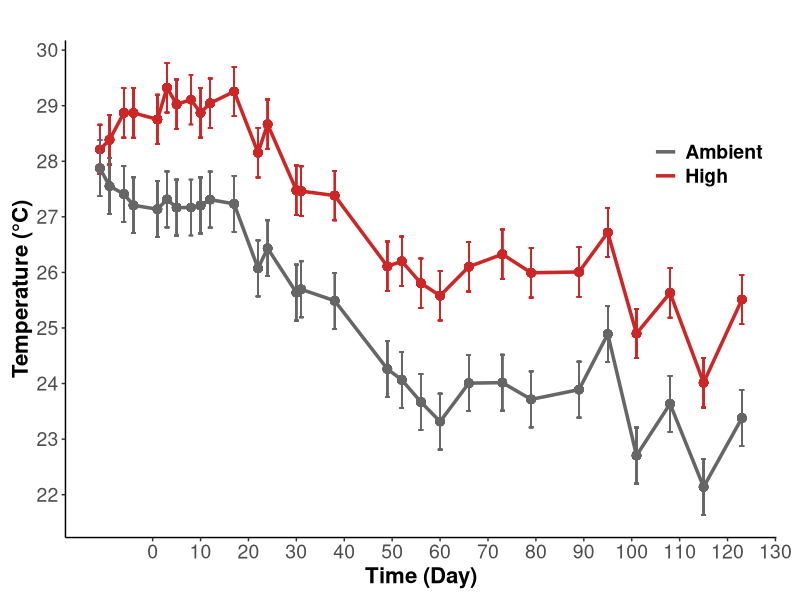
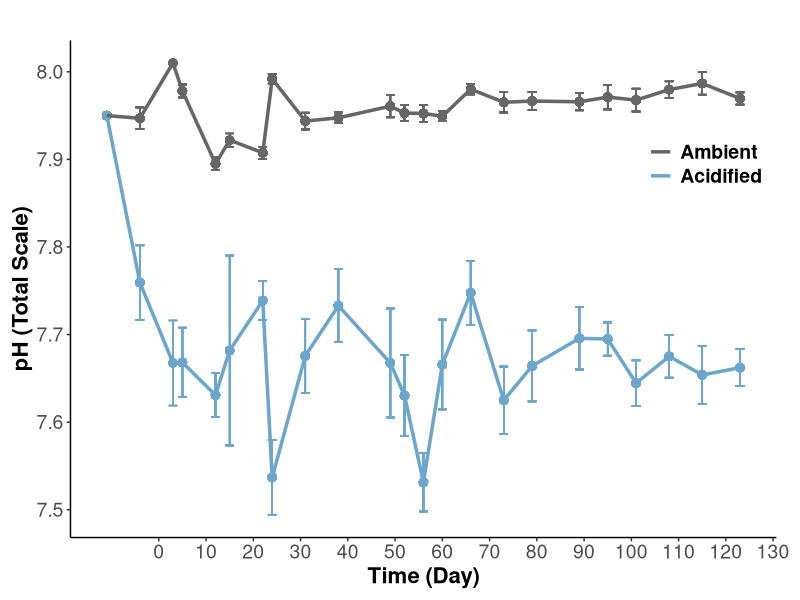
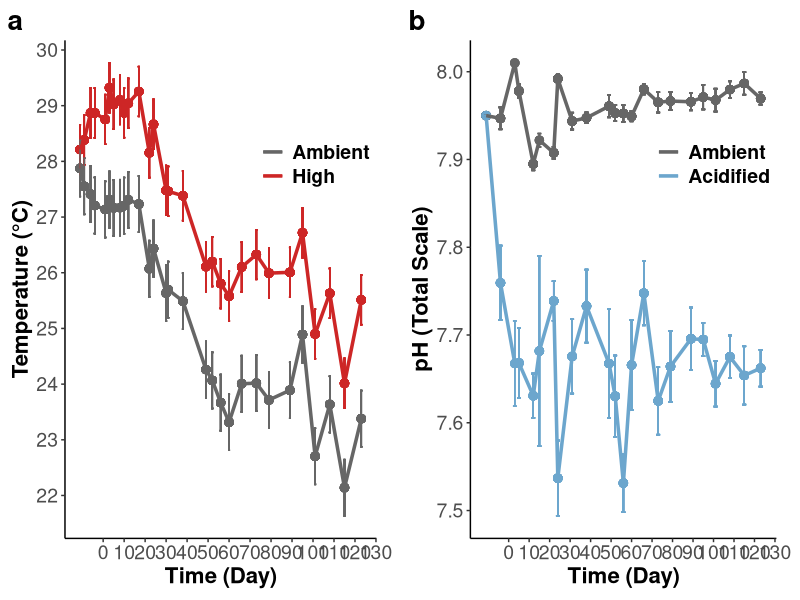

Source code (R) for these figures, in order: (Note: this script raises an error after producing the figures.)
## ---- chunk 1
rm(list=ls(all=TRUE))
results <- read.csv("Data/Urchin_ClimateChange_Data.csv", header=T, na.strings="NA")

library("tidyverse")
library("lme4") #linear mixed modeling
library("lmtest") #linear mixed modeling
library("lmerTest") #calculate p-values in models
library("car") #levenes tests
library("emmeans") #post-hoc tests
library("lsmeans") #post-hoc tests
library("plotrix") #calculate std.error
library("dplyr") 
library("cowplot") #grid plotting 
## ---- chunk 2

tempsummary<-results %>% 
  select("Day", "Temperature", "Temp") %>%
  drop_na(Temp) %>%
  group_by(Day, Temperature) %>%
  mutate(meanT = mean(Temp)) %>%
  group_by(Temperature) %>% 
  mutate(sd = sd(Temp)) %>%
  mutate(se = sd/sqrt(12)) 
  
  
tempplot<-ggplot(data=tempsummary, aes(Day, meanT, color = Temperature)) +
    geom_point(size = 2.5, show.legend=FALSE) +
    geom_errorbar(aes(ymin = meanT-se, ymax = meanT+se)) +
    geom_line(size=1.2) +
    scale_x_continuous(name="Time (Day)", breaks = seq(0,130, by = 10)) +
    scale_y_continuous(name="Temperature (°C)", breaks = seq(20,30, by = 1)) +
    scale_shape_discrete(name = NULL,
                         labels = c("Ambient", "High"))+
    scale_color_manual(name = NULL,
                       values = c("gray40", "firebrick3"),
                       labels = c("Ambient", "High")) +
    ggtitle("")+
    theme_classic() +
    theme(plot.margin=unit(c(0.3,0.6,0.3,0.3), "cm"))+
    theme(legend.margin = margin(0), 
          legend.position = c(.98,.8), 
          legend.justification = c("right", "top"),
          legend.background = element_blank(), 
          axis.title = element_text(size = 16, face="bold"),
          axis.text = element_text(size = 14), 
          plot.title = element_text(size=16, face="bold"),
          legend.text = element_text(size=14, face="bold"));tempplot
## ---- chunk 3

pHsummary<-results %>% 
  select("Day","pH", "pHspec") %>%
  drop_na(pHspec) %>%
  group_by(Day, pH) %>%
  mutate(meanpH = mean(pHspec)) %>%
  group_by(pH, meanpH) %>% 
  mutate(sd = sd(pHspec)) %>%
  mutate(se = sd/sqrt(12)) 
  
  
pHplot<-ggplot(data=pHsummary, aes(Day, meanpH, color = pH)) +
    geom_point(size = 2.5, show.legend=FALSE) +
    geom_errorbar(aes(ymin = meanpH-sd, ymax = meanpH+sd)) +
    geom_line(size=1.2) +
    scale_x_continuous(name="Time (Day)", breaks = seq(0,130, by = 10)) +
    scale_y_continuous(name="pH (Total Scale)", breaks = seq(7.5,8.1, by = .1)) +
    scale_shape_discrete(name = NULL,
                         labels = c("Low pH", "High pH"))+
    scale_color_manual(name = NULL,
                       values = c("skyblue3", "gray40"),
                       labels = c("Acidified", "Ambient"),
                       guide = guide_legend(reverse = TRUE)) +
    ggtitle("")+
    theme_classic() +
    theme(plot.margin=unit(c(0.3,0.6,0.3,0.3), "cm"))+
    theme(legend.margin = margin(0), 
          legend.position = c(.98,.8), 
          legend.justification = c("right", "top"),
          legend.background = element_blank(), 
          axis.title = element_text(size = 16, face="bold"),
          axis.text = element_text(size = 14), 
          plot.title = element_text(size=16, face="bold"),
          legend.text = element_text(size=14, face="bold"));pHplot
## ---- chunk 4

#Make plots in horizontal line with proper labeling of a and b

treatmentfig1<-plot_grid(tempplot, pHplot, labels = c("a", "b"), ncol=2, nrow=1, rel_heights= c(1,1), rel_widths = c(1,1), label_size = 20, label_y=1, align="h");treatmentfig1

ggsave(filename="Figures/20200611/TreatmentFig1.png", plot=treatmentfig1, dpi=300, width=16, height=6, units="in")

## ---- chunk 5
#### Growth Interaction Plot
##May need to adjust the p value for temp depending on which Anova() or anova() we use...

growthsummary<-results %>% 
  filter(Day==126) %>%
  select("pH", "Temperature","Growth") %>%
  drop_na(Growth) %>% 
  mutate(meanPct = Growth*100) %>%
  group_by(pH, Temperature) %>%
  summarise(mean = mean(meanPct), 
            N = length(meanPct),
            se = std.error(meanPct))
   
  
growthplot<-ggplot(data=growthsummary, aes(x=Temperature, y=mean, color = pH, group=interaction(Temperature,pH))) +
    geom_point(size = 3,  position=position_dodge(0.1)) +
    geom_line(aes(group=pH),  position=position_dodge(0.1)) +
    xlab("Temperature Treatment") +
    ylab("Total Growth (%)")+
    geom_errorbar(aes(ymin = mean-se, ymax = mean+se, width = 0.1), position=position_dodge(0.1)) +
    theme_bw() + 
    scale_x_discrete(limits=c("ambient", "heated"), 
                     label=c("Ambient", "High"))+
    scale_colour_manual(name = "pH Treatment",
                        values = c("skyblue3", "gray40"),
                        labels = c("Acidified", "Ambient"),
                        guide = guide_legend(reverse = TRUE)) +
    geom_text(x=1.5, y=125, label="p(pH)=0.61", size=6, color="darkgray") + 
    geom_text(x=1.5, y=100, label="p(Temperature)=0.04", size=6, color="black") + 
    geom_text(x=1.5, y=75, label="p(Interaction)=0.47", size=6, color="darkgray") + 
    ylim(0,450)+
    theme_classic()+
    theme(legend.position = "right", 
          legend.background = element_blank(), 
          axis.title = element_text(size = 16, face="bold"),
          axis.text = element_text(size = 14), 
          plot.title = element_text(size=16, face="bold"),
          legend.text = element_text(size=14), 
          legend.title = element_text(size=16, face="bold"));growthplot

ggsave(filename="Figures/20200611/GrowthFig.png", plot=growthplot, dpi=300, width=8, height=6, units="in")

## ---- chunk 6
#### Tip and base calcification ratios

#base
basesummary<-results %>% 
  select("Temperature","pH","RatioSEM", "PartOfSpine") %>%
  filter(PartOfSpine=="Base")%>%
  drop_na(RatioSEM) %>% 
  group_by(pH, Temperature, PartOfSpine) %>%
  summarize(mean = mean(RatioSEM), se = std.error(RatioSEM), N = length(RatioSEM))
  
baseplot<- ggplot(data=basesummary, aes(x=Temperature, y=mean, color = pH, group=interaction(Temperature,pH))) +
    geom_point(size = 3,  position=position_dodge(0.1)) +
    geom_line(aes(group=pH),  position=position_dodge(0.1)) +
    xlab("Temperature Treatment") +
    ylab("Spine Base Calcification Ratio")+
    ylim(1,3.5)+
    geom_errorbar(aes(ymin = mean-se, ymax = mean+se, width = 0.1), position=position_dodge(0.1)) +
    theme_bw() + 
    scale_x_discrete(limits=c("ambient", "heated"), 
                     label=c("Ambient", "High"))+
    scale_colour_manual(name = "pH Treatment",
                        values = c("skyblue3", "gray40"),
                        labels = c("Acidified", "Ambient"),
                        guide = guide_legend(reverse = TRUE)) +
    geom_text(x=1.5, y=1.6, label="p(pH)=0.002", size=6, color="black") + 
    geom_text(x=1.5, y=1.4, label="p(Temperature)=0.16", size=6, color="darkgray") + 
    geom_text(x=1.5, y=1.2, label="p(Interaction)=0.54", size=6, color="darkgray") + 
    theme_classic()+
    theme(legend.position = "right", 
          legend.background = element_blank(), 
          axis.title = element_text(size = 16, face="bold"),
          axis.text = element_text(size = 14), 
          plot.title = element_text(size=16, face="bold"),
          legend.text = element_text(size=14), 
          legend.title = element_text(size=16, face="bold"));baseplot

ggsave(filename="Figures/20200611/BaseCalcificationFig.png", plot=baseplot, dpi=300, width=8, height=6, units="in")

#tip
tipsummary<-results %>% 
  select("Temperature","pH","RatioSEM", "PartOfSpine") %>%
  filter(PartOfSpine=="Tip")%>%
  drop_na(RatioSEM) %>% 
  group_by(pH, Temperature, PartOfSpine) %>%
  summarize(mean = mean(RatioSEM), se = std.error(RatioSEM), N = length(RatioSEM))

tipplot<-ggplot(data=tipsummary, aes(x=Temperature, y=mean, color = pH, group=interaction(Temperature,pH))) +
    geom_point(size = 3,  position=position_dodge(0.1)) +
    geom_line(aes(group=pH),  position=position_dodge(0.1)) +
    xlab("Temperature Treatment") +
    ylab("Spine Tip Calcification Ratio")+
    ylim(1,3.5)+
    geom_errorbar(aes(ymin = mean-se, ymax = mean+se, width = 0.1), position=position_dodge(0.1)) +
    theme_bw() + 
    scale_x_discrete(limits=c("ambient", "heated"), 
                     label=c("Ambient", "High"))+
    scale_colour_manual(name = "pH Treatment",
                        values = c("skyblue3", "gray40"),
                        labels = c("Acidified", "Ambient"),
                        guide = guide_legend(reverse = TRUE)) +
    geom_text(x=1.5, y=3.0, label="p(pH)=0.44", size=6, color="darkgray") + 
    geom_text(x=1.5, y=2.8, label="p(Temperature)=0.39", size=6, color="darkgray") + 
    geom_text(x=1.5, y=2.6, label="p(Interaction)=0.09", size=6, color="darkgray") + 
    theme_classic()+
    theme(legend.position = "none", #removed the legend for the tip, so when we align them horizontally we only have one legend. But need to adjust the size so it is the same as base
          legend.background = element_blank(), 
          axis.title = element_text(size = 16, face="bold"),
          axis.text = element_text(size = 14), 
          plot.title = element_text(size=16, face="bold"),
          legend.text = element_text(size=14), 
          legend.title = element_text(size=16, face="bold"));tipplot

ggsave(filename="Figures/20200611/TipCalcificationFig.png", plot=tipplot, dpi=300, width=8, height=6, units="in")
## ---- chunk 7

#Make plots of calcification at tip and base in horizontal line with proper labeling of a and b
#removed legend on the tip, so they can share the same one. But now they are different sizes...

calcificationfig1<-plot_grid(tipplot, baseplot, labels = c("a", "b"), ncol=2, nrow=1, rel_heights= c(1,1), rel_widths = c(1,1), label_size = 20, label_y=1, align="h");calcificationfig1

ggsave(filename="Figures/20200611/CalcificationFig1.png", plot=calcificationfig1, dpi=300, width=16, height=6, units="in")

## ---- chunk 8

length_summary<-results %>% 
  select("Temperature","pH","RatioLength", "Chosen") %>%
  drop_na(RatioLength) %>%
  mutate(Ratio = RatioLength/2) %>% 
  filter(Chosen == "yes") %>% 
  group_by(pH, Temperature) %>%
  summarize(mean = mean(Ratio), se = std.error(Ratio), N = length(Ratio))

  lengthplot<-ggplot(data=length_summary, aes(x=Temperature, y=mean, color = pH, group=interaction(Temperature,pH))) +
    geom_point(size = 3,  position=position_dodge(0.1)) +
    geom_line(aes(group=pH),  position=position_dodge(0.1)) +
    xlab("Temperature Treatment") +
    ylab("Spine Length : Diameter")+
    geom_errorbar(aes(ymin = mean-se, ymax = mean+se, width = 0.1), position=position_dodge(0.1)) +
    ylim(10,20) +
    theme_bw() + 
    geom_text(x=1.5, y=12.5, label="p(pH)=0.05", size=6, color="darkgray") + 
    geom_text(x=1.5, y=12, label="p(Temperature)=0.20", size=6, color="darkgray") + 
    geom_text(x=1.5, y=11.5, label="p(Interaction)=0.93", size=6, color="darkgray") + 
    scale_x_discrete(limits=c("ambient", "heated"), 
                     label=c("Ambient", "High"))+
    scale_colour_manual(name = "pH Treatment",
                        values = c("skyblue3", "gray40"),
                        labels = c("Acidified", "Ambient"),
                        guide = guide_legend(reverse = TRUE)) +
    #ylim(250,450)+
    theme_classic()+
    theme(legend.position = "right", 
          legend.background = element_blank(), 
          axis.title = element_text(size = 16, face="bold"),
          axis.text = element_text(size = 14), 
          plot.title = element_text(size=16, face="bold"),
          legend.text = element_text(size=14), 
          legend.title = element_text(size=16, face="bold"));lengthplot

ggsave(filename="Figures/20200611/LengthFig.png", plot=lengthplot, dpi=300, width=8, height=6, units="in")
## ---- chunk 9

droppedsummary<-results %>% 
  select("Temperature","pH","SpineCount") %>%
  drop_na(SpineCount) %>% 
  group_by(pH, Temperature) %>%
  summarize(mean = mean(SpineCount), se = std.error(SpineCount), N = length(SpineCount))

  dropplot<-ggplot(data=droppedsummary, aes(x=Temperature, y=mean, color = pH, group=interaction(Temperature,pH))) +
    geom_point(size = 3,  position=position_dodge(0.1)) +
    geom_line(aes(group=pH),  position=position_dodge(0.1)) +
    xlab("Temperature Treatment") +
    ylab("Dropped Spines")+
    geom_errorbar(aes(ymin = mean-se, ymax = mean+se, width = 0.1), position=position_dodge(0.1)) +
    ylim(0,30) +
    theme_bw() + 
    scale_x_discrete(limits=c("ambient", "heated"), 
                     label=c("Ambient", "High"))+
    scale_colour_manual(name = "pH Treatment",
                        values = c("skyblue3", "gray40"),
                        labels = c("Acidified", "Ambient"),
                        guide = guide_legend(reverse = TRUE)) +
    geom_text(x=1.5, y=11, label="p(pH)<0.001", size=6, color="black") + 
    geom_text(x=1.5, y=9, label="p(Temperature)=0.91", size=6, color="darkgray") + 
    geom_text(x=1.5, y=7, label="p(Interaction)=0.83", size=6, color="darkgray") +
    theme_classic()+
    theme(legend.position = "right", 
          legend.background = element_blank(), 
          axis.title = element_text(size = 16, face="bold"),
          axis.text = element_text(size = 14), 
          plot.title = element_text(size=16, face="bold"),
          legend.text = element_text(size=14), 
          legend.title = element_text(size=16, face="bold"));dropplot

ggsave(filename="Figures/20200611/DroppedSpinesFig.png", plot=dropplot, dpi=300, width=8, height=6, units="in")
